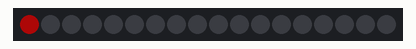
The sketch below on a simulated Arduino Uno, built with avr-gcc and run on an emulated ATmega328P. Parts: 18 RGB LEDs in strip order, left to right. Dim RGB values are drawn brighter than linear; what the sketch prints to the serial monitor is not drawn.

Above: at 0.15 s.
At 3.75 s:
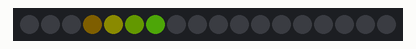
At 6.76 s:
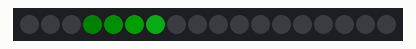
At 13.36 s:
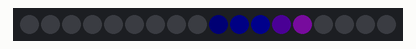
At 19.97 s:
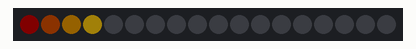
At 26.88 s:
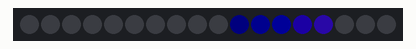

The sketch:

sawTooth.ino
```cpp
#include <FastLED.h>

#define NUM_LEDS  18
#define LED_PIN   2

CRGB leds[NUM_LEDS];

uint8_t hue = 0;

void setup() {
  FastLED.addLeds<WS2812B, LED_PIN, GRB>(leds, NUM_LEDS);
  FastLED.setBrightness(50);

  Serial.begin(57600);
}

void loop() {

  uint8_t pos = map(beat16(40, 0), 0, 65535, 0, NUM_LEDS -1);
  leds[pos] = CHSV( hue, 200, 255);

  fadeToBlackBy(leds, NUM_LEDS, 3);

  EVERY_N_MILLISECONDS( 10 ) {
    hue++;
  }

  EVERY_N_MILLISECONDS(10) {
    Serial.println(pos);
  }

  FastLED.show();

}
```
